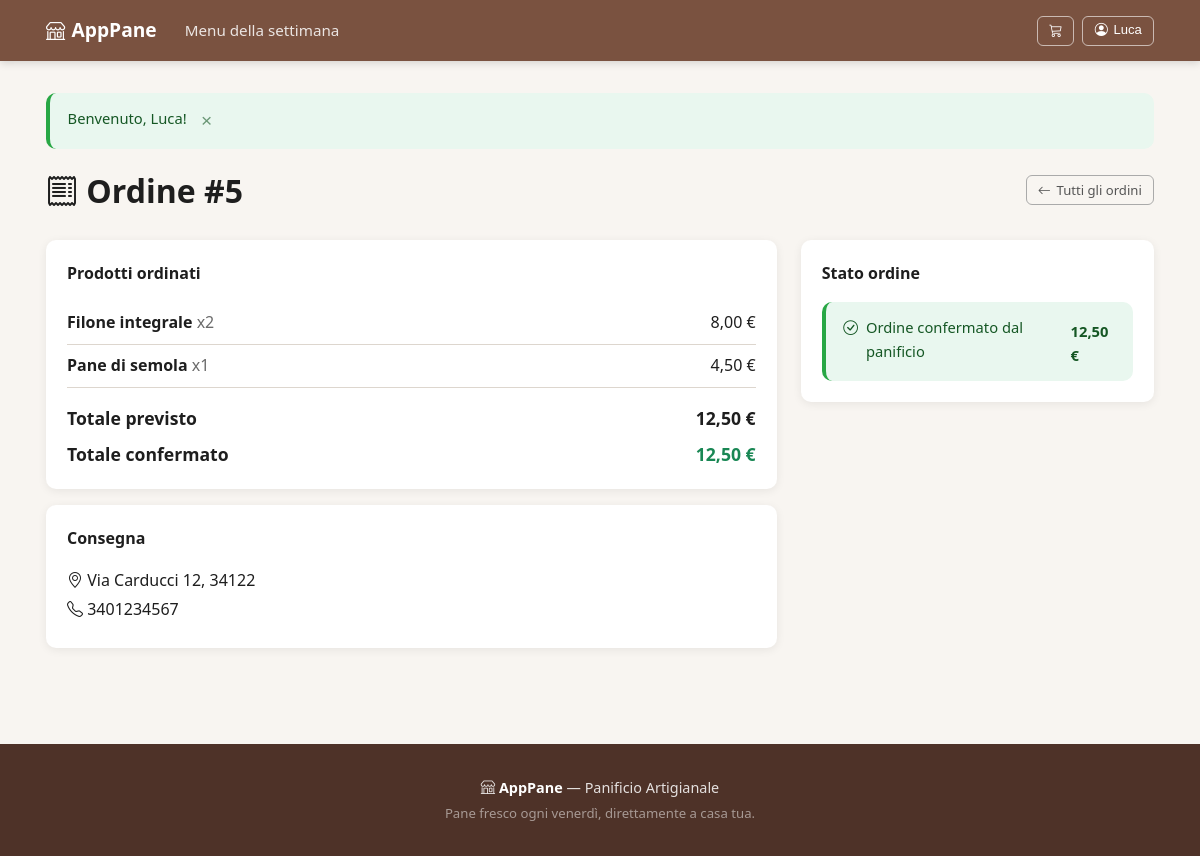
The app's page /dashboard/ordine_dettaglio.php?id=5 (signed in) with its own data.
### tables this page shows
CREATE TABLE tUtente (
    idUtente INT AUTO_INCREMENT PRIMARY KEY,
    Nome VARCHAR(100) NOT NULL,
    Cognome VARCHAR(100) NOT NULL,
    NomeVia VARCHAR(255) NOT NULL,
    NumeroCivico VARCHAR(10) NOT NULL,
    CAP VARCHAR(10) NOT NULL,
    NumeroTelefono VARCHAR(20) NOT NULL,
    Username VARCHAR(100) UNIQUE NOT NULL,
    Password VARCHAR(255) NOT NULL,
    isAdmin TINYINT(1) NOT NULL DEFAULT 0
);

CREATE TABLE tOrdine (
    idOrdine INT AUTO_INCREMENT PRIMARY KEY,
    NomeOspite VARCHAR(200) DEFAULT NULL,           
    NomeViaConsegna VARCHAR(255) NOT NULL,
    NumeroCivicoConsegna VARCHAR(10) NOT NULL,
    CAPConsegna VARCHAR(10) NOT NULL,
    IndicazioniUtente TEXT,
    TelefonoEmergenza VARCHAR(20) NOT NULL,
    ImportoTotalePrevisto DECIMAL(8,2) NOT NULL DEFAULT 0.00,
    ImportoFinaleConfermato DECIMAL(8,2) DEFAULT NULL
);

CREATE TABLE tSelezione (
    idProdotto INT NOT NULL,
    idUtente INT DEFAULT NULL,               
    idOrdine INT NOT NULL,
    Quantita INT NOT NULL,
    PRIMARY KEY (idProdotto, idOrdine),
    FOREIGN KEY (idProdotto) REFERENCES tProdotto(idProdotto),
    FOREIGN KEY (idUtente) REFERENCES tUtente(idUtente),
    FOREIGN KEY (idOrdine) REFERENCES tOrdine(idOrdine)
);

CREATE TABLE tProdotto (
    idProdotto INT AUTO_INCREMENT PRIMARY KEY,
    NomeProdotto VARCHAR(200) NOT NULL,
    Descrizione TEXT,
    Prezzo DECIMAL(6,2) NOT NULL
);

### includes/auth.php (called while the page is built, shortened)
<?php
require_once __DIR__ . '/functions.php';
function isLoggedIn(): bool {
    return !empty($_SESSION['user_id']);
}
function getUser(): ?array {
    $db = getDB();
    $stmt = $db->prepare("SELECT idUtente, Nome, Cognome, NomeVia, NumeroCivico, CAP, NumeroTelefono, Username FROM tUtente WHERE idUtente = ?");
    $stmt->execute([$_SESSION['user_id']]);
    return $stmt->fetch() ?: null;
}

### dashboard/ordine_dettaglio.php (the view, shortened to what this page needs)
<?php
require_once __DIR__ . '/../includes/header.php';
$ordineId = (int)($_GET['id'] ?? 0);
$db = getDB();
$stmt = $db->prepare("
    SELECT o.*
    FROM tOrdine o
    WHERE o.idOrdine = ?
      AND EXISTS (
          SELECT 1 FROM tSelezione ts
          WHERE ts.idOrdine = ? AND ts.idUtente = ?
      )
");
$stmt->execute([$ordineId, $ordineId, $_SESSION['user_id']]);
$ordine = $stmt->fetch();
$stmt = $db->prepare("
    SELECT ts.Quantita, p.NomeProdotto, p.Prezzo
    FROM tSelezione ts
    JOIN tProdotto p ON ts.idProdotto = p.idProdotto
    WHERE ts.idOrdine = ?
");
$stmt->execute([$ordineId]);
$dettagli = $stmt->fetchAll();
?>
<div class="d-flex justify-content-between align-items-center mb-4">
    <h1><i class="bi bi-receipt"></i> Ordine #<?= $ordine['idOrdine'] ?></h1>
    <a href="<?= SITE_URL ?>/dashboard/ordini.php" class="btn btn-outline-secondary btn-sm">
        <i class="bi bi-arrow-left"></i> Tutti gli ordini
    </a>
</div>
<div class="row g-4">
    <div class="col-lg-8">
        <div class="card dash-card mb-3">
            <div class="card-body">
                <h5 class="card-title mb-3">Prodotti ordinati</h5>
                <?php foreach ($dettagli as $d): ?>
                    <div class="d-flex justify-content-between py-2 border-bottom">
                        <div>
                            <strong><?= sanitize($d['NomeProdotto']) ?></strong>
                            <span class="text-muted">x<?= $d['Quantita'] ?></span>
                        </div>
                        <span><?= formatPrezzo($d['Prezzo'] * $d['Quantita']) ?></span>
                    </div>
                <?php endforeach; ?>
                <div class="d-flex justify-content-between pt-3">
                    <strong class="fs-5">Totale previsto</strong>
                    <strong class="fs-5" style="color:var(--bread-brown)"><?= formatPrezzo($ordine['ImportoTotalePrevisto']) ?></strong>
                </div>
                <?php if ($ordine['ImportoFinaleConfermato'] !== null): ?>
                    <div class="d-flex justify-content-between pt-2">
                        <strong class="fs-5">Totale confermato</strong>
                        <strong class="fs-5 text-success"><?= formatPrezzo($ordine['ImportoFinaleConfermato']) ?></strong>
                    </div>
                <?php endif; ?>
            </div>
        </div>
        <div class="card dash-card">
            <div class="card-body">
                <h5 class="card-title mb-3">Consegna</h5>
                <p class="mb-1">
                    <i class="bi bi-geo-alt"></i>
                    <?= sanitize($ordine['NomeViaConsegna']) ?> <?= sanitize($ordine['NumeroCivicoConsegna']) ?>, <?= sanitize($ordine['CAPConsegna']) ?>
                </p>
                <p class="mb-1">
                    <i class="bi bi-telephone"></i> <?= sanitize($ordine['TelefonoEmergenza']) ?>
                </p>
            </div>
        </div>
    </div>
    <div class="col-lg-4">
        <div class="card dash-card">
            <div class="card-body">
                <h5 class="card-title mb-3">Stato ordine</h5>
                <?php if ($ordine['ImportoFinaleConfermato'] !== null): ?>
                    <div class="alert alert-success mb-0">
                        <i class="bi bi-check-circle"></i> Ordine confermato dal panificio
                        <div class="mt-1 fw-bold"><?= formatPrezzo($ordine['ImportoFinaleConfermato']) ?></div>
                    </div>
                <?php endif; ?>
            </div>
        </div>
    </div>
</div>
<?php require_once __DIR__ . '/../includes/footer.php'; ?>

### includes/header.php (shortened to what this page needs)
<?php
require_once __DIR__ . '/auth.php';
$currentUser = isLoggedIn() ? getUser() : null;
?>
<!DOCTYPE html>
<html lang="it">
<head>
    <link href="<?= SITE_URL ?>/assets/css/bootstrap-icons.min.css" rel="stylesheet">
    <link href="<?= SITE_URL ?>/assets/css/style.css?v=2" rel="stylesheet">
</head>
<body>
<nav class="navbar sticky-top">
    <div class="container">
        <a class="navbar-brand" href="<?= SITE_URL ?>/landing.php">
            <i class="bi bi-shop"></i> <?= SITE_NAME ?>
        </a>
        <div class="navbar-collapse" id="navMain">
            <ul class="navbar-nav me-auto">
                <li class="nav-item">
                    <a class="nav-link" href="<?= SITE_URL ?>/">Menu della settimana</a>
                </li>
            </ul>
        </div>
        <div class="nav-actions">
            <a href="<?= SITE_URL ?>/carrello/" class="btn btn-outline-light btn-sm position-relative">
                <i class="bi bi-cart3"></i>
            </a>
            <?php if (isLoggedIn()): ?>
                <div class="dropdown">
                    <button class="btn btn-outline-light btn-sm dropdown-toggle" type="button">
                        <i class="bi bi-person-circle"></i>
                        <?= sanitize($currentUser['Nome'] ?? '') ?>
                    </button>
                </div>
            <?php else: ?>
                <a href="<?= SITE_URL ?>/auth/login.php" class="btn btn-outline-light btn-sm">
                    <i class="bi bi-person"></i> Accedi
                </a>
            <?php endif; ?>
        </div>
    </div>
</nav>
<main class="container py-4">
    <?= renderFlash() ?>

### assets/css/style.css (style rules this page uses)
:root { --brown: #7A5240; --brown-dk: #4E3228; --brown-lt: #F0E6DE; --bg: #F8F5F1; --white: #FFFFFF; --text: #1E1E1E; --muted: #6B6B6B; --border: #DDD6CE; --gold: #C4862A; --radius: 10px; --shadow: 0 2px 10px rgba(0,0,0,0.07); }
*, *::before, *::after { box-sizing: border-box; margin: 0; padding: 0; }
html { scroll-behavior: smooth; }
body { font-family: 'Segoe UI', system-ui, -apple-system, sans-serif; font-size: 1rem; line-height: 1.6; color: var(--text); background: var(--bg); }
a { color: var(--brown); text-decoration: none; }
.container { max-width: 1140px; margin: 0 auto; padding: 0 1rem; width: 100%; }
.row { display: flex; flex-wrap: wrap; margin: 0 -0.5rem; }
.row > * { padding: 0 0.5rem; min-width: 0; width: 100%; }
.g-4 { margin: -0.75rem; }
.g-4 > * { padding: 0.75rem; }
@media (min-width: 992px) { .col-lg-4 { width: 33.333%; } }
@media (min-width: 992px) { .col-lg-8 { width: 66.667%; } }
.navbar { background: var(--brown); padding: 0.75rem 0; position: sticky; top: 0; z-index: 1000; box-shadow: 0 2px 8px rgba(0,0,0,0.15); }
.navbar .container { display: flex; align-items: center; gap: 1rem; flex-wrap: wrap; }
.navbar-brand { color: #fff !important; font-weight: 700; font-size: 1.2rem; display: flex; align-items: center; gap: 0.4rem; text-decoration: none; white-space: nowrap; }
.navbar-nav { display: flex; list-style: none; gap: 0.25rem; margin: 0; padding: 0; }
.nav-link { color: rgba(255,255,255,0.85); padding: 0.4rem 0.75rem; border-radius: 6px; font-size: 0.95rem; transition: background 0.2s; text-decoration: none; display: block; }
.navbar-collapse { display: flex; align-items: center; gap: 1rem; flex: 1; }
.navbar-collapse .navbar-nav { flex: 1; }
.nav-actions { display: flex; align-items: center; gap: 0.5rem; }
.dropdown { position: relative; }
.btn { display: inline-flex; align-items: center; gap: 0.35rem; padding: 0.45rem 1rem; font-size: 0.9rem; font-weight: 500; border-radius: 8px; border: 1px solid transparent; cursor: pointer; transition: all 0.2s; text-decoration: none; white-space: nowrap; line-height: 1.4; }
.btn-sm { padding: 0.3rem 0.7rem; font-size: 0.82rem; border-radius: 6px; }
.btn-outline-light { background: transparent; color: #fff; border-color: rgba(255,255,255,0.6); }
.btn-outline-secondary { background: transparent; color: #555; border-color: #aaa; }
.card { background: #fff; border-radius: var(--radius); border: 1px solid var(--border); }
.card-body { padding: 1.25rem; }
.card-title { font-size: 1rem; font-weight: 600; margin-bottom: 0.5rem; }
.dash-card { box-shadow: var(--shadow); border-color: transparent; }
.alert { padding: 0.85rem 1.1rem; border-radius: var(--radius); border-left: 4px solid transparent; font-size: 0.92rem; margin-bottom: 1rem; display: flex; align-items: flex-start; gap: 0.5rem; }
.alert-success { background: #e9f7ef; border-color: #28a745; color: #155724; }
.btn.position-relative { position: relative; }
.position-relative { position: relative; }
.sticky-top { position: sticky; top: 0; z-index: 1000; }
.d-flex { display: flex; }
.align-items-center { align-items: center; }
.justify-content-between { justify-content: space-between; }
.me-auto { margin-right: auto; }
.mb-0 { margin-bottom: 0; }
.mb-1 { margin-bottom: 0.25rem; }
.mb-3 { margin-bottom: 1rem; }
.mb-4 { margin-bottom: 1.5rem; }
.mt-1 { margin-top: 0.25rem; }
.pt-2 { padding-top: 0.5rem; }
.pt-3 { padding-top: 1rem; }
.py-2 { padding-top: 0.5rem; padding-bottom: 0.5rem; }
.py-4 { padding-top: 1.5rem; padding-bottom: 1.5rem; }
.text-muted { color: var(--muted) !important; }
.text-success { color: #198754 !important; }
.fw-bold { font-weight: 700 !important; }
.fs-5 { font-size: 1.1rem !important; }
.border-bottom { border-bottom: 1px solid var(--border); }
main.container { padding-top: 2rem; padding-bottom: 2rem; }

### records on screen
tutente: Nome "Luca"
tordine: idOrdine "5", ImportoTotalePrevisto "12,50 €", ImportoFinaleConfermato "12,50 €", NomeViaConsegna "Via Carducci", NumeroCivicoConsegna "12", CAPConsegna "34122", TelefonoEmergenza "3401234567"
tselezione: idProdotto.NomeProdotto "Filone integrale", Quantita "2", formatPrezzo($d['Prezzo'] * $d['Quantita']) "8,00 €"
tselezione: idProdotto.NomeProdotto "Pane di semola", Quantita "1", formatPrezzo($d['Prezzo'] * $d['Quantita']) "4,50 €"

### other values on screen
SITE_NAME "AppPane"
$flash['message'] "Benvenuto, Luca!"
